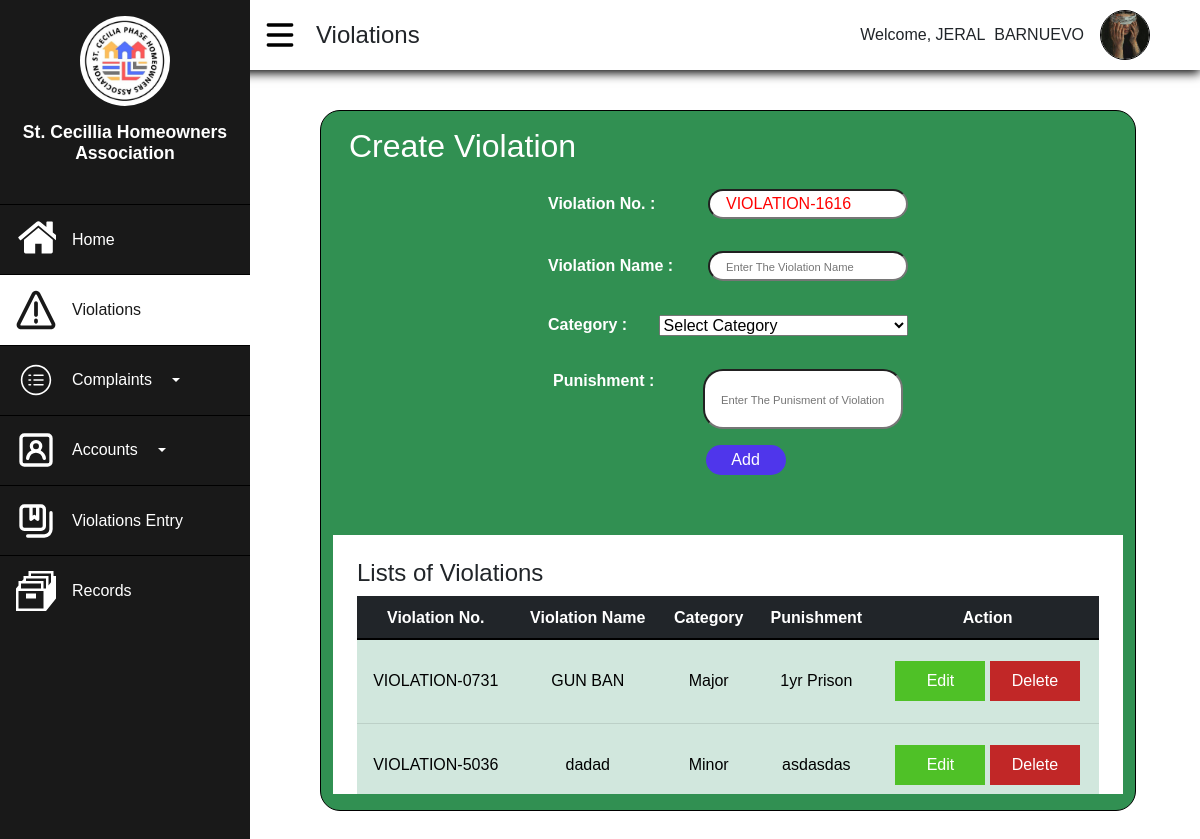
The app's page /Admin/Admin-Violations.php (signed in) with its own data.
### tables this page shows
CREATE TABLE `violations` (
  `ViolationID` int(11) NOT NULL,
  `ViolationNo` varchar(255) NOT NULL,
  `ViolationName` varchar(50) NOT NULL,
  `Category` varchar(50) NOT NULL,
  `Punishment` varchar(1000) NOT NULL
);

### Admin/process.php (called while the page is built, shortened)
<?php
    $last_id=rand(0,9999);
    if($last_id==true){
        $id=str_replace("VIOLATION", "",$last_id);
        $id1=str_pad($id + 1, 4,0, STR_PAD_LEFT);
        $code='VIOLATION-' .$id1;
    }
?>

### Admin/Admin-Violations.php (the view, shortened to what this page needs)
<!DOCTYPE html>
<html lang="en">
<head>
    <link rel="stylesheet" href="https://use.fontawesome.com/releases/v5.15.4/css/all.css">
    <link rel="stylesheet" href="realtime.css">
    <link href="https://cdn.jsdelivr.net/npm/bootstrap@5.1.3/dist/css/bootstrap.min.css" rel="stylesheet">
    <link rel="stylesheet" type="text/css" href="https://cdnjs.cloudflare.com/ajax/libs/twitter-bootstrap/5.1.3/css/bootstrap.min.css"/>
    <link rel="stylesheet" type="text/css" href="https://cdn.datatables.net/v/bs5/jszip-2.5.0/dt-1.12.1/b-2.2.3/b-colvis-2.2.3/b-html5-2.2.3/b-print-2.2.3/datatables.min.css"/>
</head>
<body>
    <?php
    require("process.php");
?>
<?php
    if(!empty($_SESSION['Admin_ID'])){
        $AdminID=$_SESSION['Admin_ID'];
        $result=mysqli_query($conn, "SELECT*FROM admin WHERE Admin_ID='$AdminID'");
        $row=mysqli_fetch_assoc($result);
    }
?>
    <div class="main">
    <div class="side">
        <div class="logo">
            <img src="../Assets/logo.jpg" alt="" width="90px">
            <h2>St. Cecillia Homeowners Association</h2>
        </div>
        <div class="button">
            <ul class="side-button">
                <a href="Admin-Dashboard.php"><button class="buttn">
                    <p>Home</p>
                </button></a>
                <a href="Admin-Violations.php"><button class="buttn active">
                    <p>Violations</p>
                </button></a>
                <button type="button" class="buttn buttn-primary dropdown-toggle" data-bs-toggle="dropdown">
                    <p>Complaints</p>
                </button>
                <button type="button" class="buttn buttn-primary dropdown-toggle" data-bs-toggle="dropdown">
                    <p>Accounts</p>
                </button>
                <a href="Violation-Entry.php"><button class="buttn">
                    <p>Violations Entry</p>
                </button></a>
                <a href="Admin-Records.php"><button class="buttn">
                    <svg xmlns="http://www.w3.org/2000/svg" width="16" height="16" viewBox="0 0 16 16"><path fill="#fffff" d="M4 9h4v2H4V9z"/><path fill="#fffff" d="M16 2h-1V0H5v2H3v1.25L2.4 4H1v1.75L0 7v9h12l4-5V2zM2 5h8v2H2V5zm9 10H1V8h10v7zm1-8h-1V4H4V3h8v4zm2-2.5l-1 1.25V2H6V1h8v3.5z"/></svg><p>Records</p>
                </button></a>
            </ul>
        </div>
    </div>
    <div class="top">
        <div class="burger">
            <div class="hamburger"><svg class="ham" xmlns="http://www.w3.org/2000/svg" viewBox="0 0 24 24"><path d="M5 7h14c.6 0 1-.4 1-1s-.4-1-1-1H5c-.6 0-1 .4-1 1s.4 1 1 1zm0 6h14c.6 0 1-.4 1-1s-.4-1-1-1H5c-.6 0-1 .4-1 1s.4 1 1 1zm0 6h14c.6 0 1-.4 1-1s-.4-1-1-1H5c-.6 0-1 .4-1 1s.4 1 1 1z"/></svg></div>
            <p>Violations</p>
        </div>
        <div class="profile">
        <div class="welcome"><p>Welcome, <?php echo $row['FirstName'], "&nbsp;&nbsp;",$row['LastName']; ?></p></div>
        <div class="image" onclick="Dropmenu();">
                <img src="admin-imgs/<?php echo $row['Image_Profile']; ?>" alt="" width="50px">
            </div>
        </div>
    </div>
    <div class="body">
        <div class="container">
            <div class="input">
                <h2>Create Violation</h2>
                <form action="process.php" method="post">
                    <div class="one">
                    <div class="box">
                        <label>Violation No. :</label>
                        <input type="text" name="ViolationNo" value="<?php echo $code ?>" style="color:red;" readonly required>
                    </div>
                    <div class="box">
                        <label>Violation Name :</label>
                        <input name="ViolationName" type="text" placeholder="Enter The Violation Name" required>
                    </div>
                    <div class="box">
                        <label for="category">Category :</label>
                        <select name="Category"  required>
                            <option value="">Select Category</option>
                        </select>
                    </div>
                    </div>
                    <div class="two">
                    <div class="box">
                        <label>Punishment :</label>
                        <input name="Punishment" type="text" class="other" placeholder="Enter The Punisment of Violation" required>
                    </div>
                    <button name="submit" type="submit" class="add">Add</button>
                </div>
                </form>
            </div>
            <div class="table" >
                <h4>Lists of Violations</h4>
                <table class="table table-responsive table-hover" id="mytable" >
                    <thead class="table-dark">
                      <tr>
                        <th class="mid text-center">Violation No.</th>
                        <th class="mid text-center">Violation Name</th>
                        <th class="mid text-center">Category</th>
                        <th class="mid text-center">Punishment</th>
                        <th class="mid text-center">Action</th>
                      </tr>
                    </thead>
                    <tbody class="table-success">
                        <?php
                            $query="SELECT*FROM violations";
                            $result=mysqli_query($conn, $query);
                            if(mysqli_num_rows($result)>0){
                            while($row=mysqli_fetch_assoc($result)){
                         ?>
                      <tr>
                        <td><?php echo $row['ViolationNo'] ?></td>
                        <td><?php echo $row['ViolationName'] ?></td>
                        <td><?php echo $row['Category'] ?></td>
                        <td><?php echo $row['Punishment'] ?></td>
                        <td class="action">
                            <button class="update" data-bs-toggle="modal" data-bs-target="#updateModal<?php echo $row['ViolationID']?>">Edit</button>
                            <button class="delete" data-bs-toggle="modal" data-bs-target="#exampleModal">Delete</button>
                        </td>
                      </tr>
                      <?php
                            }
                        }
                      ?>
                    </tbody>
                  </table>
            </div>
        </div>
    </div>
</div>
</body>
</html>

### records on screen
violations: ViolationNo "VIOLATION-0731", ViolationName "GUN BAN", Category "Major", Punishment "1yr Prison"
violations: ViolationNo "VIOLATION-5036", ViolationName "dadad", Category "Minor", Punishment "asdasdas"

### other values on screen
$row['FirstName'] "JERAL"
$row['LastName'] "BARNUEVO"
